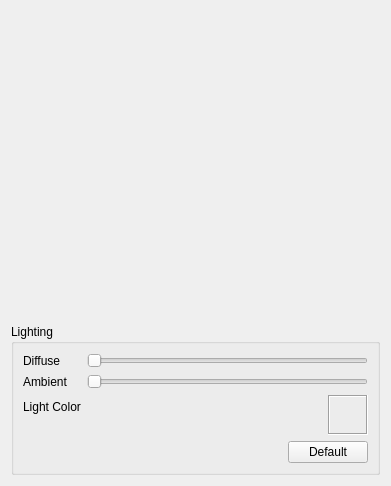
<?xml version="1.0" encoding="UTF-8"?>
<ui version="4.0">
 <class>PreviewWidget</class>
 <widget class="QWidget" name="PreviewWidget">
  <property name="geometry">
   <rect>
    <x>0</x>
    <y>0</y>
    <width>391</width>
    <height>486</height>
   </rect>
  </property>
  <property name="windowTitle">
   <string>Preview Widget</string>
  </property>
  <layout class="QVBoxLayout" name="verticalLayout_2">
   <item>
    <widget class="Preview" name="mPreview" native="true">
     <property name="sizePolicy">
      <sizepolicy hsizetype="MinimumExpanding" vsizetype="MinimumExpanding">
       <horstretch>0</horstretch>
       <verstretch>0</verstretch>
      </sizepolicy>
     </property>
    </widget>
   </item>
   <item>
    <widget class="QGroupBox" name="mLightingGB">
     <property name="sizePolicy">
      <sizepolicy hsizetype="Expanding" vsizetype="Maximum">
       <horstretch>0</horstretch>
       <verstretch>0</verstretch>
      </sizepolicy>
     </property>
     <property name="title">
      <string>Lighting</string>
     </property>
     <layout class="QVBoxLayout" name="verticalLayout">
      <item>
       <layout class="QFormLayout" name="formLayout">
        <property name="sizeConstraint">
         <enum>QLayout::SetDefaultConstraint</enum>
        </property>
        <item row="0" column="0">
         <widget class="QLabel" name="mPreviewDiffuseLbl">
          <property name="text">
           <string>Diffuse</string>
          </property>
         </widget>
        </item>
        <item row="0" column="1">
         <widget class="QSlider" name="mDiffuseSldr">
          <property name="minimumSize">
           <size>
            <width>120</width>
            <height>0</height>
           </size>
          </property>
          <property name="maximum">
           <number>100</number>
          </property>
          <property name="orientation">
           <enum>Qt::Horizontal</enum>
          </property>
          <property name="tickPosition">
           <enum>QSlider::NoTicks</enum>
          </property>
         </widget>
        </item>
        <item row="1" column="0">
         <widget class="QLabel" name="mPreviewAmbientLbl">
          <property name="text">
           <string>Ambient</string>
          </property>
         </widget>
        </item>
        <item row="1" column="1">
         <widget class="QSlider" name="mAmbientSldr">
          <property name="maximum">
           <number>100</number>
          </property>
          <property name="orientation">
           <enum>Qt::Horizontal</enum>
          </property>
          <property name="invertedAppearance">
           <bool>false</bool>
          </property>
          <property name="invertedControls">
           <bool>false</bool>
          </property>
          <property name="tickPosition">
           <enum>QSlider::NoTicks</enum>
          </property>
          <property name="tickInterval">
           <number>0</number>
          </property>
         </widget>
        </item>
        <item row="2" column="0">
         <widget class="QLabel" name="mColorLbl">
          <property name="text">
           <string>Light Color</string>
          </property>
         </widget>
        </item>
        <item row="2" column="1">
         <layout class="QHBoxLayout" name="horizontalLayout">
          <item>
           <spacer name="horizontalSpacer">
            <property name="orientation">
             <enum>Qt::Horizontal</enum>
            </property>
            <property name="sizeHint" stdset="0">
             <size>
              <width>40</width>
              <height>20</height>
             </size>
            </property>
           </spacer>
          </item>
          <item>
           <widget class="ClickableFrame" name="mPrevColorFrame">
            <property name="minimumSize">
             <size>
              <width>40</width>
              <height>40</height>
             </size>
            </property>
            <property name="maximumSize">
             <size>
              <width>40</width>
              <height>40</height>
             </size>
            </property>
            <property name="frameShape">
             <enum>QFrame::Box</enum>
            </property>
            <property name="frameShadow">
             <enum>QFrame::Sunken</enum>
            </property>
            <layout class="QVBoxLayout" name="verticalLayout_7"/>
           </widget>
          </item>
         </layout>
        </item>
        <item row="3" column="1">
         <layout class="QHBoxLayout" name="horizontalLayout_8">
          <property name="sizeConstraint">
           <enum>QLayout::SetDefaultConstraint</enum>
          </property>
          <item>
           <spacer name="horizontalSpacer_2">
            <property name="orientation">
             <enum>Qt::Horizontal</enum>
            </property>
            <property name="sizeType">
             <enum>QSizePolicy::Expanding</enum>
            </property>
            <property name="sizeHint" stdset="0">
             <size>
              <width>40</width>
              <height>20</height>
             </size>
            </property>
           </spacer>
          </item>
          <item>
           <widget class="QPushButton" name="mDefaultBtn">
            <property name="sizePolicy">
             <sizepolicy hsizetype="Maximum" vsizetype="Fixed">
              <horstretch>0</horstretch>
              <verstretch>0</verstretch>
             </sizepolicy>
            </property>
            <property name="text">
             <string>Default</string>
            </property>
           </widget>
          </item>
         </layout>
        </item>
       </layout>
      </item>
     </layout>
    </widget>
   </item>
  </layout>
  <zorder>mPreview</zorder>
  <zorder>mPreview</zorder>
  <zorder>mLightingGB</zorder>
 </widget>
 <customwidgets>
  <customwidget>
   <class>Preview</class>
   <extends>QWidget</extends>
   <header>preview.h</header>
   <container>1</container>
  </customwidget>
  <customwidget>
   <class>ClickableFrame</class>
   <extends>QFrame</extends>
   <header>clickableframe.h</header>
   <container>1</container>
   <slots>
    <signal>clicked()</signal>
   </slots>
  </customwidget>
 </customwidgets>
 <resources/>
 <connections/>
</ui>
